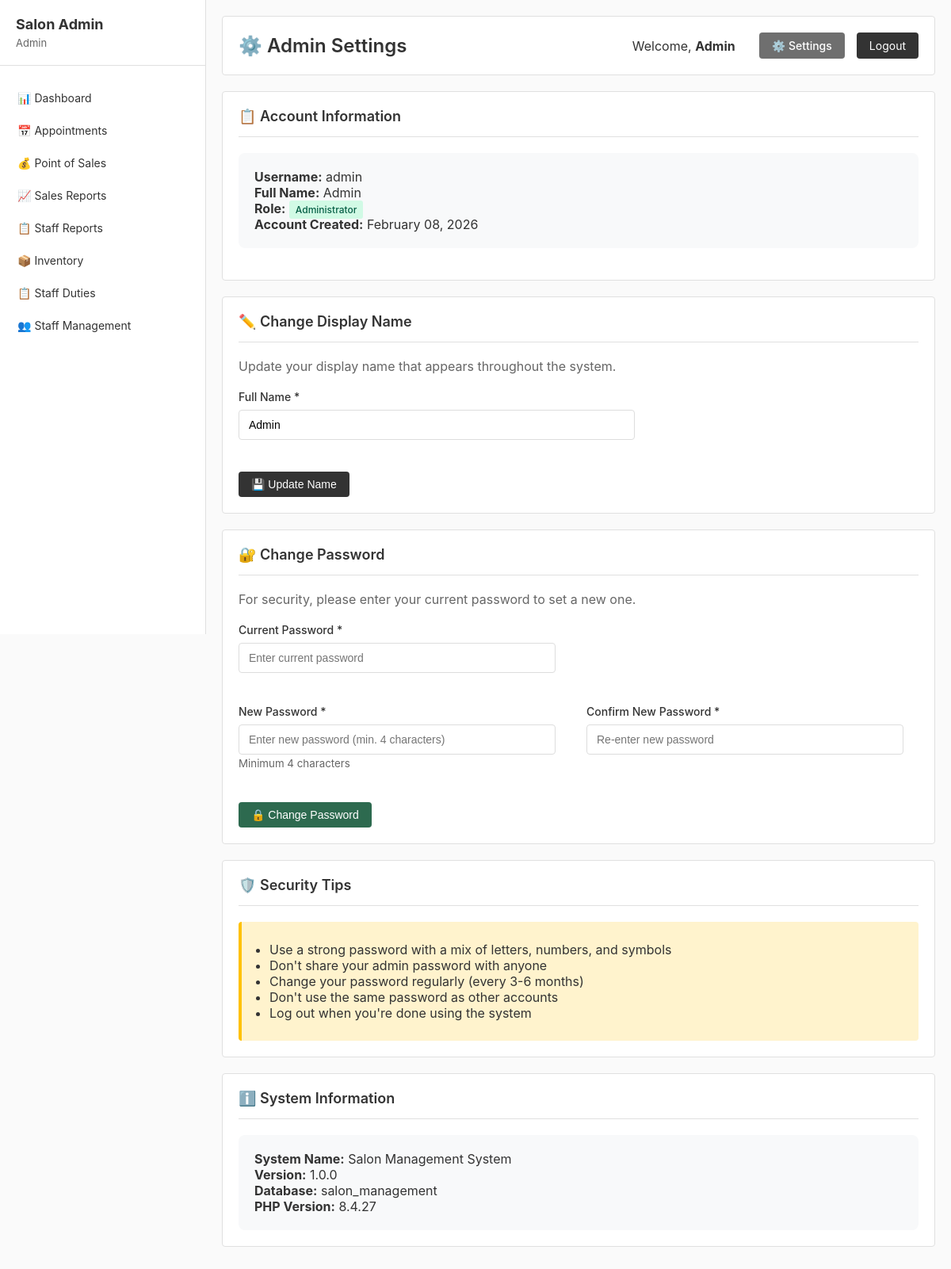
The page /salon_management_system/admin/settings.php (signed in) on the database its author committed.
### tables this page shows
CREATE TABLE `users` (
  `user_id` int(11) NOT NULL,
  `username` varchar(50) DEFAULT NULL,
  `password` varchar(255) DEFAULT NULL,
  `full_name` varchar(100) NOT NULL,
  `contact_number` varchar(20) DEFAULT NULL,
  `address` text DEFAULT NULL,
  `role` varchar(20) NOT NULL DEFAULT 'staff',
  `job_title` varchar(50) DEFAULT NULL,
  `rate` decimal(10,2) DEFAULT 0.00,
  `status` enum('active','inactive') DEFAULT 'active',
  `created_at` timestamp NOT NULL DEFAULT current_timestamp(),
  `updated_at` timestamp NOT NULL DEFAULT current_timestamp() ON UPDATE current_timestamp()
);

### salon_management_system/config/auth.php (called while the page is built, shortened)
<?php
function getCurrentUserName()  { return $_SESSION['full_name']  ?? 'User'; }
?>

### salon_management_system/admin/settings.php (the view, shortened to what this page needs)
<?php
require_once '../config/auth.php';
$pdo = getPDOConnection();
$admin_id = getCurrentUserId();
$stmt = $pdo->prepare("SELECT * FROM users WHERE user_id = ?");
$stmt->execute([$admin_id]);
$admin = $stmt->fetch();
?>
<!DOCTYPE html>
<html lang="en">
<head>
    <link rel="stylesheet" href="../assets/css/style.css">
</head>
<body>
    <div class="dashboard-container">
        <aside class="sidebar">
            <div class="sidebar-header">
                <h2>Salon Admin</h2>
                <p><?php echo getCurrentUserName(); ?></p>
            </div>
            <nav class="sidebar-menu">
                <a href="dashboard.php">📊 Dashboard</a>
                <a href="appointments_admin.php">&#x1F4C5; Appointments</a>
                <a href="pos.php">💰 Point of Sales</a>
                <a href="sales_reports.php">📈 Sales Reports</a>
                <a href="staff_reports_admin.php">&#x1F4CB; Staff Reports</a>
                <a href="inventory.php">📦 Inventory</a>
                <a href="staff_duties.php">📋 Staff Duties</a>
                <a href="staff_management.php">👥 Staff Management</a>
            </nav>
        </aside>
        <main class="main-content">
            <div class="top-bar">
                <h1>⚙️ Admin Settings</h1>
                <div class="user-info">
                    <span style="margin-right: 15px;">Welcome, <strong><?php echo getCurrentUserName(); ?></strong></span>
                    <span class="btn btn-primary" style="opacity: 0.7; cursor: default;">⚙️ Settings</span>
                    <a href="../logout.php" class="btn-logout">Logout</a>
                </div>
            </div>
            <div class="content-box">
                <h2>📋 Account Information</h2>
                <div style="background: #f8f9fa; padding: 20px; border-radius: 8px; margin-bottom: 20px;">
                    <p><strong>Username:</strong> <?php echo htmlspecialchars($admin['username']); ?></p>
                    <p><strong>Full Name:</strong> <?php echo htmlspecialchars($admin['full_name']); ?></p>
                    <p><strong>Role:</strong> <span class="badge badge-success">Administrator</span></p>
                    <p><strong>Account Created:</strong> <?php echo date('F d, Y', strtotime($admin['created_at'])); ?></p>
                </div>
            </div>
            <div class="content-box">
                <h2>✏️ Change Display Name</h2>
                <p style="color: #666; margin-bottom: 20px;">Update your display name that appears throughout the system.</p>
                <form method="POST" action="">
                    <div class="form-row">
                        <div class="form-group" style="max-width: 500px;">
                            <label>Full Name *</label>
                            <input type="text" name="full_name" class="form-control"
                                   value="<?php echo htmlspecialchars($admin['full_name']); ?>"
                                   placeholder="Enter your full name" required>
                        </div>
                    </div>
                    <button type="submit" class="btn btn-primary">💾 Update Name</button>
                </form>
            </div>
            <div class="content-box">
                <h2>🔐 Change Password</h2>
                <p style="color: #666; margin-bottom: 20px;">For security, please enter your current password to set a new one.</p>
                <form method="POST" action="" id="passwordForm">
                    <div class="form-row">
                        <div class="form-group" style="max-width: 400px;">
                            <label>Current Password *</label>
                            <input type="password" name="current_password" class="form-control"
                                   placeholder="Enter current password" required>
                        </div>
                    </div>
                    <div class="form-row">
                        <div class="form-group" style="max-width: 400px;">
                            <label>New Password *</label>
                            <input type="password" name="new_password" id="newPassword" class="form-control"
                                   placeholder="Enter new password (min. 4 characters)" required>
                            <small style="color: #666;">Minimum 4 characters</small>
                        </div>
                        <div class="form-group" style="max-width: 400px;">
                            <label>Confirm New Password *</label>
                            <input type="password" name="confirm_password" id="confirmPassword" class="form-control"
                                   placeholder="Re-enter new password" required>
                        </div>
                    </div>
                    <button type="submit" class="btn btn-success">🔒 Change Password</button>
                </form>
            </div>
            <div class="content-box">
                <h2>🛡️ Security Tips</h2>
                <div style="background: #fff3cd; padding: 15px; border-left: 4px solid #ffc107; border-radius: 4px;">
                    <ul style="margin: 10px 0; padding-left: 20px;">
                        <li>Use a strong password with a mix of letters, numbers, and symbols</li>
                        <li>Don't share your admin password with anyone</li>
                        <li>Change your password regularly (every 3-6 months)</li>
                        <li>Don't use the same password as other accounts</li>
                        <li>Log out when you're done using the system</li>
                    </ul>
                </div>
            </div>
            <div class="content-box">
                <h2>ℹ️ System Information</h2>
                <div style="background: #f8f9fa; padding: 20px; border-radius: 8px;">
                    <p><strong>System Name:</strong> Salon Management System</p>
                    <p><strong>Version:</strong> 1.0.0</p>
                    <p><strong>Database:</strong> salon_management</p>
                    <p><strong>PHP Version:</strong> <?php echo PHP_VERSION; ?></p>
                </div>
            </div>
        </main>
    </div>
</body>
</html>

### salon_management_system/assets/css/style.css (style rules this page uses)
* { margin: 0; padding: 0; box-sizing: border-box; }
body { font-family: -apple-system, BlinkMacSystemFont, 'Segoe UI', Roboto, sans-serif; background: #f5f5f5; min-height: 100vh; color: #333; }
.form-group { margin-bottom: 20px; }
.form-group label { display: block; margin-bottom: 8px; color: #333; font-weight: 500; font-size: 14px; }
.form-group input { width: 100%; padding: 10px 12px; border: 1px solid #ddd; border-radius: 4px; font-size: 14px; }
.dashboard-container { display: flex; min-height: 100vh; background: #fafafa; }
.sidebar { width: 260px; background: #fff; border-right: 1px solid #e0e0e0; padding: 20px 0; position: fixed; height: 100vh; overflow-y: auto; }
.sidebar-header { padding: 0 20px 20px; border-bottom: 1px solid #e0e0e0; }
.sidebar-header h2 { font-size: 18px; margin-bottom: 5px; color: #333; }
.sidebar-header p { font-size: 13px; color: #666; }
.sidebar-menu { margin-top: 20px; }
.sidebar-menu a { display: block; padding: 12px 20px; color: #333; text-decoration: none; border-left: 2px solid transparent; font-size: 14px; }
.main-content { flex: 1; margin-left: 260px; padding: 20px; }
.top-bar { background: white; padding: 20px; border-radius: 4px; margin-bottom: 20px; border: 1px solid #e0e0e0; display: flex; justify-content: space-between; align-items: center; }
.top-bar h1 { font-size: 24px; color: #333; font-weight: 600; }
.user-info { display: flex; align-items: center; gap: 15px; }
.btn-logout { padding: 8px 16px; background: #333; color: white; border: none; border-radius: 4px; cursor: pointer; text-decoration: none; display: inline-block; font-size: 14px; }
.content-box { background: white; padding: 20px; border-radius: 4px; border: 1px solid #e0e0e0; margin-bottom: 20px; }
.content-box h2 { margin-bottom: 20px; color: #333; padding-bottom: 15px; border-bottom: 1px solid #e0e0e0; font-size: 18px; font-weight: 600; }
.btn { padding: 8px 16px; border: none; border-radius: 4px; cursor: pointer; font-size: 14px; font-weight: 500; text-decoration: none; display: inline-block; }
.btn-primary { background: #333; color: white; }
.btn-success { background: #2d6a4f; color: white; }
.form-row { display: grid; grid-template-columns: repeat(auto-fit, minmax(250px, 1fr)); gap: 20px; margin-bottom: 20px; }
.form-control { width: 100%; padding: 10px 12px; border: 1px solid #ddd; border-radius: 4px; font-size: 14px; }
.badge { padding: 4px 8px; border-radius: 3px; font-size: 12px; font-weight: 500; }
.badge-success { background: #d1fae5; color: #065f46; }

### rows shown on the page
users: username "admin", full_name "Admin", created_at "February 08, 2026"

### other values the page prints
getCurrentUserName() "Admin"
PHP_VERSION "8.4.27"
